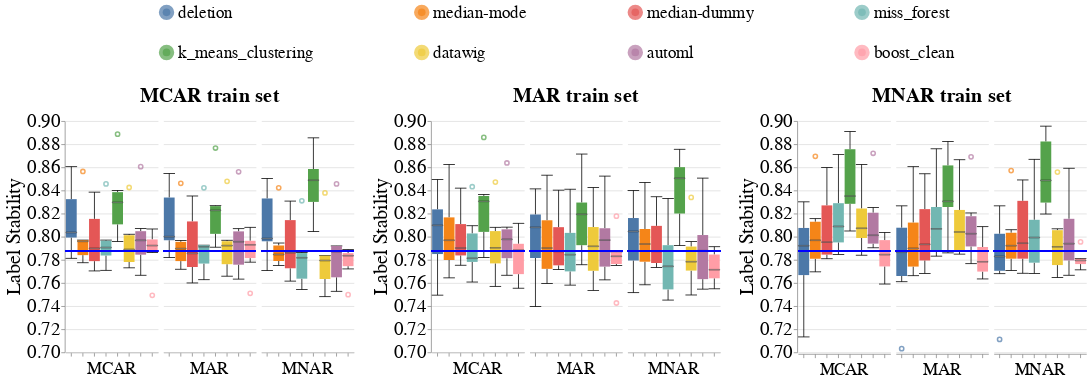

Here is the notebook cell this chart was saved with:
### Code cell
create_box_plots_for_diff_imputers_v2(dataset_name=DATASET_NAME,
                                      model_name='gandalf_clf',
                                      metric_name='label_stability',
                                      db_client=db_client)

### Figure 1 — Vega-Lite specification as saved in the notebook (floating-point values rounded to 4 significant figures; data arrays with more than 128 entries replaced by an {"elided": "..."} marker saying what was removed)
{"config": {"view": {"continuousWidth": 400, "continuousHeight": 300, "stroke": null}, "axis": {"labelFontSize": 24, "labelFontWeight": "normal", "titleFontSize": 26, "titleFontWeight": "normal"}, "facet": {"spacing": 5}, "header": {"labelFontSize": 22, "labelOrient": "bottom", "labelPadding": 5, "titleFontSize": 26}, "legend": {"columns": 4, "direction": "horizontal", "labelFontSize": 22, "labelLimit": 400, "orient": "top", "symbolOffset": 120, "symbolStrokeWidth": 10, "titleAnchor": "middle", "titleFontSize": 24, "titleLimit": 300}, "title": {"fontSize": 26}}, "hconcat": [{"facet": {"column": {"field": "Test_Injection_Strategy", "sort": ["MCAR", "MAR", "MNAR"], "title": "MCAR train set", "type": "nominal"}}, "spec": {"layer": [{"mark": {"type": "boxplot", "median": {"stroke": "black", "strokeWidth": 0.7}, "ticks": true}, "encoding": {"color": {"field": "Null_Imputer_Name", "sort": ["deletion", "median-mode", "median-dummy", "miss_forest", "k_means_clustering", "datawig", "automl", "boost_clean"], "title": null, "type": "nominal"}, "x": {"axis": {"labels": false}, "field": "Null_Imputer_Name", "sort": ["deletion", "median-mode", "median-dummy", "miss_forest", "k_means_clustering", "datawig", "automl", "boost_clean"], "title": null, "type": "nominal"}, "y": {"field": "Metric_Value", "scale": {"zero": false}, "title": "Label Stability", "type": "quantitative"}}}, {"mark": "rule", "encoding": {"color": {"value": "blue"}, "size": {"value": 2}, "y": {"field": "Baseline_Median", "type": "quantitative"}}}], "width": 120}}, {"data": {"name": "data-ce0ac4cc0dd5da453d12b3a81b84fe33"}, "facet": {"column": {"field": "Test_Injection_Strategy", "sort": ["MCAR", "MAR", "MNAR"], "title": "MAR train set", "type": "nominal"}}, "spec": {"layer": [{"mark": {"type": "boxplot", "median": {"stroke": "black", "strokeWidth": 0.7}, "ticks": true}, "encoding": {"color": {"field": "Null_Imputer_Name", "sort": ["deletion", "median-mode", "median-dummy", "miss_forest", "k_means_clustering", "datawig", "automl", "boost_clean"], "title": null, "type": "nominal"}, "x": {"axis": {"labels": false}, "field": "Null_Imputer_Name", "sort": ["deletion", "median-mode", "median-dummy", "miss_forest", "k_means_clustering", "datawig", "automl", "boost_clean"], "title": null, "type": "nominal"}, "y": {"field": "Metric_Value", "scale": {"zero": false}, "title": "Label Stability", "type": "quantitative"}}}, {"mark": "rule", "encoding": {"color": {"value": "blue"}, "size": {"value": 2}, "y": {"field": "Baseline_Median", "type": "quantitative"}}}], "width": 120}}, {"data": {"name": "data-ebf0cd3d42a75f2afdc1f49566e613f5"}, "facet": {"column": {"field": "Test_Injection_Strategy", "sort": ["MCAR", "MAR", "MNAR"], "title": "MNAR train set", "type": "nominal"}}, "spec": {"layer": [{"mark": {"type": "boxplot", "median": {"stroke": "black", "strokeWidth": 0.7}, "ticks": true}, "encoding": {"color": {"field": "Null_Imputer_Name", "sort": ["deletion", "median-mode", "median-dummy", "miss_forest", "k_means_clustering", "datawig", "automl", "boost_clean"], "title": null, "type": "nominal"}, "x": {"axis": {"labels": false}, "field": "Null_Imputer_Name", "sort": ["deletion", "median-mode", "median-dummy", "miss_forest", "k_means_clustering", "datawig", "automl", "boost_clean"], "title": null, "type": "nominal"}, "y": {"field": "Metric_Value", "scale": {"zero": false}, "title": "Label Stability", "type": "quantitative"}}}, {"mark": "rule", "encoding": {"color": {"value": "blue"}, "size": {"value": 2}, "y": {"field": "Baseline_Median", "type": "quantitative"}}}], "width": 120}}], "data": {"name": "data-92ac9d29b249a2d962b30ce47a715351"}, "resolve": {"scale": {"y": "shared"}}, "$schema": "https://vega.github.io/schema/vega-lite/v4.17.0.json", "datasets": {"data-92ac9d29b249a2d962b30ce47a715351": {"elided": "144 records"}, "data-ce0ac4cc0dd5da453d12b3a81b84fe33": {"elided": "144 records"}, "data-ebf0cd3d42a75f2afdc1f49566e613f5": {"elided": "144 records"}}}
